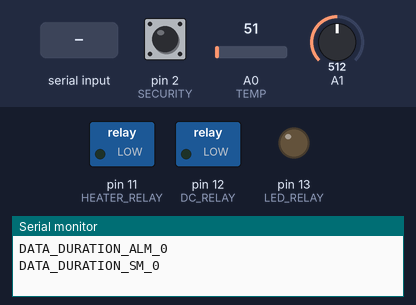
Bench run of a sketch on a simulated Arduino Uno, built with avr-gcc and run on an emulated ATmega328P. On the bench: switched loads named in the sketch (green lamp = pin HIGH), output pins drawn as LEDs (lit = HIGH), the last lines printed to the serial monitor. Inputs (shaded band) come from the test bench; at power-on: A0 (TEMP) = 51, pin 2 (SECURITY) HIGH, A1 = 512.

Above: at 1.2 s.
1.3 s: A0 (TEMP) set to 61
At 4.0 s:
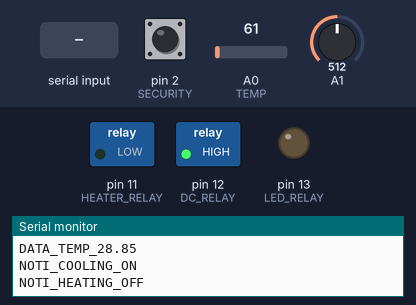
4.5 s: "LED_ON\n" received over Serial
At 6.1 s:
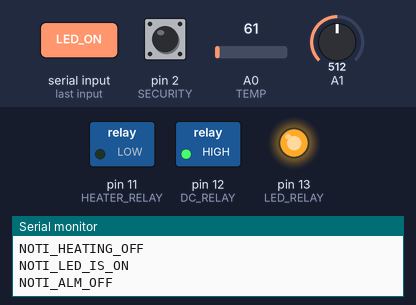
7.0 s: "HEAT_ON\n" received over Serial
At 9.2 s:
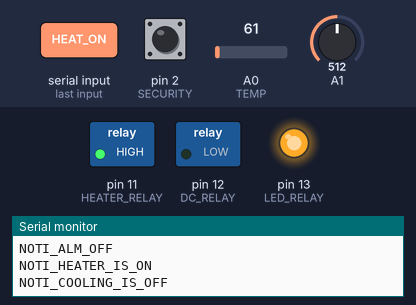
9.5 s: "LED_OFF\n" received over Serial
At 11.1 s:
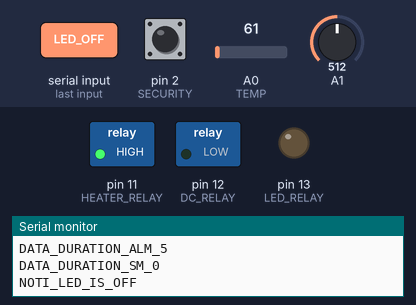
Timing chart, 0 to 14.5 s (numbered marks = the images above; inputs shaded):
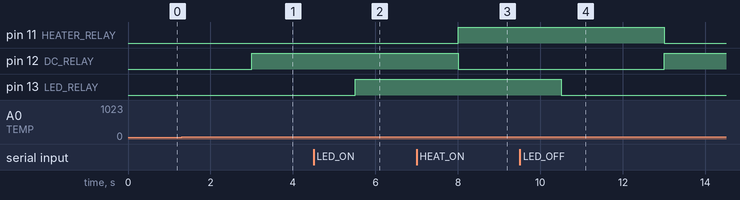

Measured:
- the behaviour switches between 56 and 57 on A0 (TEMP) (found by bisection; images 0 and 1)
- after the input at 1.3 s, pin 11 (HEATER_RELAY): stays LOW (without the input it goes to HIGH after 1.7 s); pin 12 (DC_RELAY): LOW → HIGH after 1.7 s
- after the input at 4.5 s, pin 13 (LED_RELAY): LOW → HIGH after 1.0 s
- after the input at 7.0 s, pin 11 (HEATER_RELAY): LOW → HIGH after 1.0 s; pin 12 (DC_RELAY): HIGH → LOW after 1.0 s
- after the input at 9.5 s, pin 13 (LED_RELAY): HIGH → LOW after 1.0 s

The sketch:

FinalExamJune.ino
```cpp
#include <TimerOne.h>

#define TEMP A0
#define PHR A1

const int LED_RELAY = 13;
const int DC_RELAY = 12;
const int HEATER_RELAY = 11;
const int SECURITY = 2;

float illumination[10], temperature[10];  //array that stores data and takes the average measurment (decreases variance)
int illuminationCounter, temperatureCounter; //counters for collecting data that will be insterted into arrays
boolean measureTemperature, measureIllumination;
boolean autoLight, secureMode, autoTemp, movementDetected, notifiedSecurity, canChangeLed;
int ledStatus, dcStatus, heaterStatus;
int pauseCounter;
int securityCounter;
int almDuration, smDuration;

float averageMeasurement(float *measurements, int counter) { //function that calculates the average of measurements found in the measurment arrays
  float sum=0;
  for (int i=0; i<counter; i++){
    sum+=measurements[i];
    measurements[i]=0;
  }
  return sum/float(counter);
}

void smartHouse(){

    if(autoLight){
      almDuration++;
    }
    if(measureIllumination){
      illumination[illuminationCounter]=analogRead(A1);
      illuminationCounter++;

      if(illuminationCounter==5){ //five measurments are taken before the calculation of the average
        float averageIllumination = averageMeasurement(illumination, illuminationCounter);

        Serial.print("DATA_ILLU_");  //The format of data that is sent to Python is DATA_TYPE_VALUE
        Serial.print(averageIllumination);
        Serial.print("\n");

        illuminationCounter = 0; //resetting the counter

        measureIllumination = false; //  this is to ensure that illumination won't be measured until it's time

        if(averageIllumination<306 && autoLight){
          if(ledStatus == LOW){
            Serial.println("NOTI_LED_ON_ALM");
            ledStatus = HIGH;
            digitalWrite(13,ledStatus);
          }
        } else if(ledStatus == HIGH && autoLight){
            Serial.println("NOTI_LED_OFF_ALM");
            ledStatus = LOW;
            digitalWrite(LED_RELAY,ledStatus);
        }
      }
    }

    if(measureTemperature){   //Same as for the light measurment, but awith the exception that autoTemp (hysterisis control) is always on
      temperature[temperatureCounter]=analogRead(TEMP)*0.489;
      temperatureCounter++;

      if(temperatureCounter==5){
        float averageTemperature = averageMeasurement(temperature,temperatureCounter);
        Serial.print("DATA_TEMP_");
        Serial.print(averageTemperature);
        Serial.print("\n");

      if(averageTemperature>=27 && autoTemp){  //activating cooling

        if(dcStatus == LOW){ //Cooling and heating cannot be on at the same time, so we can make do  with checking only one of them
          dcStatus = HIGH;
          heaterStatus = LOW;
          digitalWrite(DC_RELAY,dcStatus);
          digitalWrite(HEATER_RELAY,heaterStatus);
          Serial.println("NOTI_COOLING_ON");
          Serial.println("NOTI_HEATING_OFF");
        }
      }

        if(averageTemperature<27 && autoTemp){ //activating heating

          if(heaterStatus == LOW){
          dcStatus = LOW;
          heaterStatus = HIGH;
          digitalWrite(DC_RELAY,dcStatus);
          digitalWrite(HEATER_RELAY,heaterStatus);
          Serial.println("NOTI_COOLING_OFF");
          Serial.println("NOTI_HEATING_ON");
          }
        }

      temperatureCounter = 0; //resetting the counter
      measureTemperature = false; //pausing the measuring
    }
  }


  if(secureMode){
    smDuration++;
    if(movementDetected){

      if(!notifiedSecurity){  // Checking if the notificaton was already sent because we should notify only once per cycle of movement detection
        Serial.println("NOTI_MOTION_DETECTED");
        notifiedSecurity = true;
      }
      securityCounter++; //used for tracking if 10 seconds passed since the movement was detected
      ledStatus = HIGH;
      digitalWrite(LED_RELAY, ledStatus);

      if(securityCounter/2 >= 10){ //true only after 10sec have passed
        ledStatus = LOW;
        digitalWrite(LED_RELAY,ledStatus);
        movementDetected = false; //resetting
        notifiedSecurity = false; //resetting
        canChangeLed = true; // ensures that the light won'tbe turned off until 10sec pass
      }
    }
  }
  pauseCounter++; //increases regardless of measurments taken in order to ensure that data is sent periodically, at the same time

  if(pauseCounter/2 >= 10){
    measureTemperature = true;
    measureIllumination = true;
    pauseCounter = 0;
    Serial.print("DATA_DURATION_ALM_"); //send data for the duration of auto-light mode
    Serial.print(almDuration/2);
    Serial.print("\n");
    Serial.print("DATA_DURATION_SM_"); //send data for the duration of security mode
    Serial.print(smDuration/2);
    Serial.print("\n");
  }
}

void setup() {

  pinMode(LED_RELAY,OUTPUT);
  pinMode(DC_RELAY,OUTPUT);
  pinMode(HEATER_RELAY,OUTPUT);
  pinMode(SECURITY,INPUT);
  digitalWrite(LED_RELAY, LOW);
  digitalWrite(DC_RELAY, LOW);
  digitalWrite(HEATER_RELAY, LOW);

  Serial.begin(9600);
  Timer1.initialize(500000); //  half a second
  Timer1.attachInterrupt(smartHouse);

  illuminationCounter = 0;
  temperatureCounter = 0;
  pauseCounter = 100; //pause counter is set to a high number to ensure that the data is sent in the correct order
                      //this is especially important for updating thingspeak
  securityCounter = 0;
  almDuration = 0;
  smDuration = 0;
  ledStatus = LOW;
  dcStatus = LOW;
  heaterStatus = LOW;
  autoLight = true; //set default to true
  secureMode = false; //set default to false
  movementDetected = false;
  measureTemperature = false; // set to false (in combination with pause control being a high number ensures the correct order of data sending)
  measureIllumination = false;
  autoTemp = true; //always true
  notifiedSecurity = false;
  canChangeLed = true;
}

void loop() {

   if(digitalRead(SECURITY)==0 && secureMode){
    movementDetected = true;
    canChangeLed = false;
    securityCounter = 0;
   }
   if(Serial.available() > 0) {
     String data = Serial.readString();
      if((data == "LED_ON" || data == "LED_ON\n") && canChangeLed){
        if(ledStatus == HIGH){
          Serial.println("NOTI_LED_WAS_ON");
        }else{
          Serial.println("NOTI_LED_IS_ON");
          ledStatus = HIGH;
          digitalWrite(LED_RELAY,ledStatus);
        }
        if(autoLight){
          autoLight = false;
          Serial.println("NOTI_ALM_OFF");
        }
        if(secureMode){
          secureMode = false;
          Serial.println("NOTI_SM_OFF");
        }
     }else if ((data == "LED_OFF" || data == "LED_OFF\n") && canChangeLed){
        if(ledStatus == LOW){
          Serial.println("NOTI_LED_WAS_OFF");
        }else{
          Serial.println("NOTI_LED_IS_OFF");
          ledStatus = LOW;
          digitalWrite(LED_RELAY,ledStatus);
        }
        if(autoLight){
          autoLight = false;
          Serial.println("NOTI_ALM_OFF");
        }
        if(secureMode){
          secureMode = false;
          Serial.println("NOTI_SM_OFF");
        }
     } else if (data == "AUTO_LIGHT_ON" || data == "AUTO_LIGHT_ON\n"){
        illuminationCounter = 0;
        autoLight = true;
        Serial.println("NOTI_ALM_ON");
        if(secureMode){
          secureMode = false;
          Serial.println("NOTI_SM_OFF");
        }
     } else if (data == "AUTO_LIGHT_OFF" || data == "AUTO_LIGHT_OFF\n"){
        autoLight = false;
        Serial.println("NOTI_ALM_OFF");
     } else if (data == "SECURE_MODE_ON" || data == "SECURE_MODE_ON\n"){
        secureMode = true;
        ledStatus = LOW;
        digitalWrite(LED_RELAY,ledStatus);
        Serial.println("NOTI_SM_ON");
        if(autoLight){
          autoLight = false;
          Serial.println("NOTI_ALM_OFF");
        }
     } else if (data == "SECURE_MODE_OFF" || data == "SECURE_MODE_OFF\n"){
        secureMode = false;
        Serial.println("NOTI_SM_OFF");
        ledStatus = LOW;
        digitalWrite(LED_RELAY,ledStatus);
     } else if (data == "HEAT_ON" || data == "HEAT_ON\n"){
        if(heaterStatus == HIGH){
          Serial.println("NOTI_HEATER_WAS_ON");
        }else{
          heaterStatus = HIGH;
          digitalWrite(HEATER_RELAY,heaterStatus);
          Serial.println("NOTI_HEATER_IS_ON");
          dcStatus = LOW;
          digitalWrite(DC_RELAY,dcStatus);
          Serial.println("NOTI_COOLING_IS_OFF");
      }
     } else if (data == "HEAT_OFF" || data == "HEAT_OFF\n"){
        if(heaterStatus == LOW){
          Serial.println("NOTI_HEATER_WAS_OFF");
        }else{
          heaterStatus = LOW;
          digitalWrite(HEATER_RELAY,heaterStatus);
          Serial.println("NOTI_HEATER_IS_OFF");
        }
     } else if (data == "COOLING_ON" || data == "COOLING_ON\n"){
        if(dcStatus == HIGH){
          Serial.println("NOTI_COOLING_WAS_ON");
        }else{
          heaterStatus = LOW;
          digitalWrite(HEATER_RELAY,heaterStatus);
          Serial.println("NOTI_HEATER_IS_OFF");
          dcStatus = HIGH;
          digitalWrite(DC_RELAY,dcStatus);
          Serial.println("NOTI_COOLING_IS_ON");
        }
     } else if (data == "COOLING_OFF" || data == "COOLING_OFF\n"){
        if(dcStatus == LOW){
          Serial.println("NOTI_COOLING_WAS_OFF");
        }else{
          dcStatus = LOW;
          digitalWrite(DC_RELAY,heaterStatus);
          Serial.println("NOTI_COOLING_IS_OFF");
        }
     }
   }
 }
```
